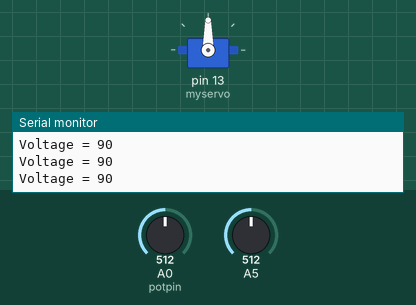
This sketch was run on a simulated Arduino Uno, built with avr-gcc and run on an emulated ATmega328P. Shown: servo, the last lines printed to the serial monitor. The inputs (shaded band) are chosen by the test bench; at power-on: A0 (potpin) = 512, A5 = 512.

Above: at 1.2 s.
1.3 s: A0 (potpin) set to 716
At 2.1 s:
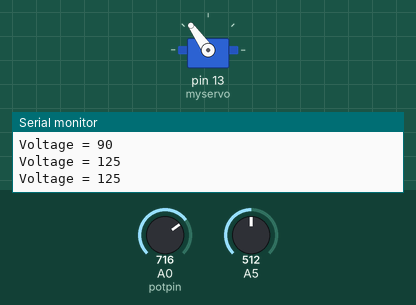
2.9 s: A0 (potpin) set to 900
At 4.1 s:
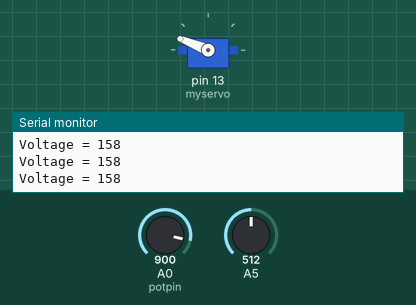
4.6 s: A0 (potpin) set to 1023
At 6.1 s:
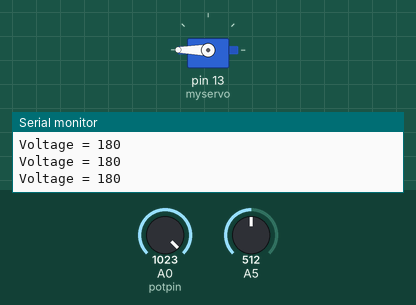
6.4 s: A0 (potpin) set to 306
At 7.1 s:
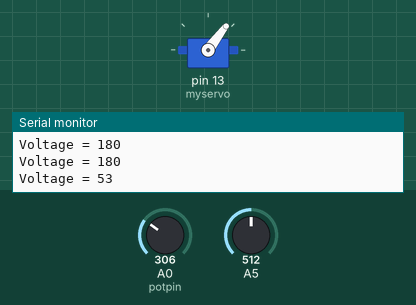
8.1 s: A0 (potpin) set to 122
At 9.1 s:
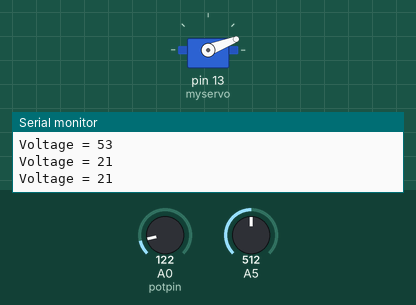
9.9 s: A0 (potpin) set to 0
At 11.1 s:
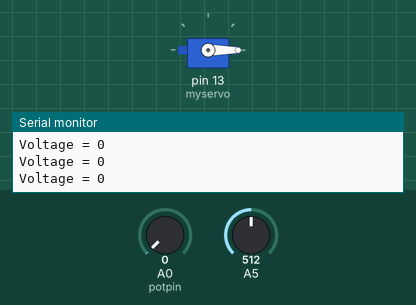
Timing chart, 0 to 12.6 s (numbered marks = the images above; inputs shaded):
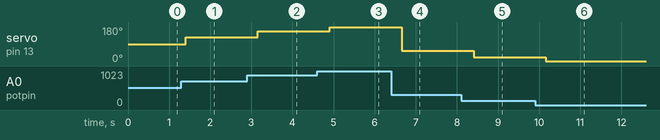

The sketch:

sketch_nov25a.ino
```cpp
#include <Servo.h>
Servo myservo;

int potpin = 0;
int val;
int voltage;

void setup() {
    myservo.attach(13);
    Serial.begin(9600);
    myservo.write(0);
}

void loop() {
val = analogRead(potpin);
val = map(val, 0, 1023, 0, 180);
myservo.write(val);
voltage = analogRead(A5);
delay(100);

Serial.print("Voltage = ");
Serial.println(val);

delay(250);
}
```

Measured:
- after the input at 1.3 s, servo on pin 13 (myservo): 90° → 125° after 0.10 s
- after the input at 2.9 s, servo on pin 13 (myservo): 125° → 158° after 0.26 s
- after the input at 4.6 s, servo on pin 13 (myservo): 158° → 180° after 0.31 s
- after the input at 6.4 s, servo on pin 13 (myservo): 180° → 53° after 0.26 s
- after the input at 8.1 s, servo on pin 13 (myservo): 53° → 21° after 0.31 s
- after the input at 9.9 s, servo on pin 13 (myservo): 21° → 0° after 0.27 s
